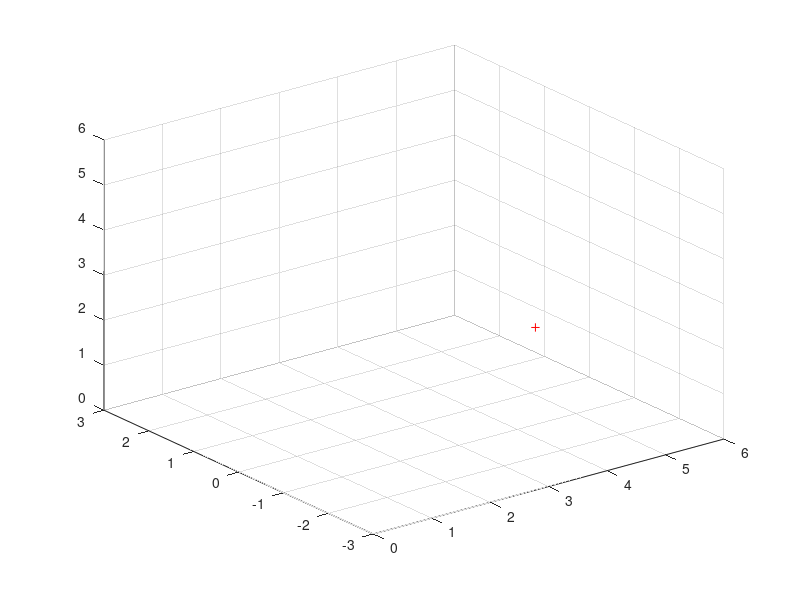

Here is the MATLAB script that generated this plot: (Note: this script raises an error after producing the figure.)
% Landmark positions
%Olm_w = [[5; -0.1; 1.5] [5; 0.1; 1.5] [5; 0.1; 1.7] [5; -0.1; 1.7]];
Olm_w = [5; -0.1; 1.5];
Nlm = 1;
cm_height = 0.8;

h3DSim = figure;
plot3(Olm_w(1,:),Olm_w(2,:),Olm_w(3,:),'+r');

% Setup of the scene
grid on;
hold on;
axis([0 6 -3 3 0 6]);

% Center of mass desired position
Odcm_w = [2; -1; cm_height; 0; 0; 0];
Tdcm_w = computeTransfMatrix(Odcm_w);
drawAxis(Tdcm_w,true);

% Camera position with respect of center of mass
Ocam_cm = [0; 0; 0.8; 0; 90; 45];
Tcam_cm = computeTransfMatrix(Ocam_cm);

% Desired camera position
Tdcam_w = Tdcm_w*Tcam_cm;
Tw_dcam = inv(Tdcam_w);
drawAxis(Tdcam_w,true);

% Projection in the desired position
Olm_dcam = Tw_dcam*[Olm_w;ones(1,Nlm)];
lmd_proj = projectToImagePlane(Olm_dcam);

h2DProj = figure;
plot(lmd_proj(2,:),-lmd_proj(1,:),'+b');
hold on;
grid on;
axis([-0.4 0.0 -0.2 0.2 ])

colors = get(0,'DefaultAxesColorOrder');

ITMAX = 40;
% Center of mass initial position
Ocm_w = [1; 0; 0.8; 0; 0; 0];

for it=1:ITMAX
    
    % Update center of mass transformations
    Tcm_w = computeTransfMatrix(Ocm_w);
    figure(h3DSim);
    drawAxis(Tcm_w);

    % Update camera transformations 
    Tcam_w = Tcm_w*Tcam_cm;
    Tw_cam = inv(Tcam_w);
    drawAxis(Tcam_w);

    % Transform to camera frame
    Olm_cam = Tw_cam*[Olm_w;ones(1,Nlm)];
    % Project current features
    lm_proj = projectToImagePlane(Olm_cam);
    
    figure(h2DProj);
    plot(lm_proj(2,:),-lm_proj(1,:),'+g','MarkerSize',4);
      
    if it == 1
        matLinProj = linearizeProjection(Olm_cam,Nlm);
        coeffsLin = matLinProj(:,1:3)*Tcm_cam(1:3,1:3); 
    end
    
    lm_proj_lin = matLinProj*Olm_cam;
    plot(lm_proj_lin(2,:),-lm_proj_lin(1,:),'+r','MarkerSize',4);
    
    Ocm_w = Ocm_w + [0.01; 0.01; 0; 0; 0; 0];    
    
    pause(0.1);
end
